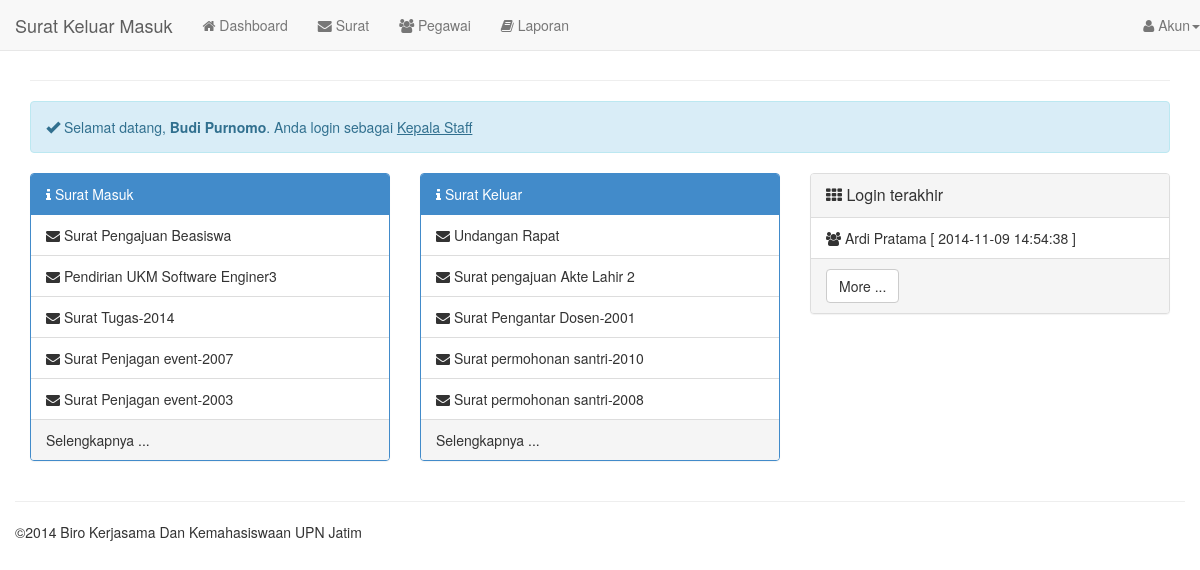
The app's page /?page=dashboard (signed in) with its own data.
### tables this page shows
CREATE TABLE `users` (
  `idusers` varchar(30) NOT NULL DEFAULT '',
  `password` varchar(255) DEFAULT NULL,
  `idbagian` varchar(255) DEFAULT NULL,
  PRIMARY KEY (`idusers`)
);

CREATE TABLE `pegawai` (
  `idpegawai` varchar(30) NOT NULL,
  `nama` varchar(45) DEFAULT NULL,
  `alamat` varchar(45) DEFAULT NULL,
  `kota` varchar(255) DEFAULT NULL,
  `tanggal_lahir` varchar(255) DEFAULT NULL,
  `telepon` varchar(255) DEFAULT NULL,
  `ponsel` varchar(45) DEFAULT NULL,
  `foto` varchar(255) NOT NULL DEFAULT 'nophoto.jpg',
  `delete` varchar(1) NOT NULL DEFAULT '0',
  `created_at` timestamp NULL DEFAULT CURRENT_TIMESTAMP ON UPDATE CURRENT_TIMESTAMP,
  PRIMARY KEY (`idpegawai`)
);

CREATE TABLE `bagian` (
  `idbagian` int(11) NOT NULL AUTO_INCREMENT,
  `keterangan` varchar(255) DEFAULT NULL,
  `deleted` varchar(255) NOT NULL DEFAULT '0',
  PRIMARY KEY (`idbagian`)
);

CREATE TABLE `surat` (
  `idsurat` varchar(30) NOT NULL DEFAULT '' COMMENT 'NO SURAT',
  `jenis_surat` varchar(10) DEFAULT NULL COMMENT 'Masuk / Keluar',
  `tanggal_surat` date DEFAULT NULL COMMENT 'Tanggal yang tertera pada surat',
  `perihal` text,
  `catatan` varchar(255) DEFAULT NULL COMMENT 'Sebagai catatan tambahan untuk memperjelas surat',
  `asal_surat` varchar(45) DEFAULT NULL COMMENT 'asal surat, bisa dari instansi internal atau eksternal',
  `disposisi` varchar(255) DEFAULT NULL COMMENT 'Disposisi surat',
  `kata_kunci` varchar(255) DEFAULT NULL COMMENT 'Kata kunci yang berhubungan dengan surat',
  `delete` varchar(1) DEFAULT '0' COMMENT 'DELETE = status data terdelet, 1 adalah file delete, 2 tidak delete',
  `posting` varchar(255) DEFAULT NULL COMMENT 'Di posting oleh idusers',
  `public` varchar(1) DEFAULT '0' COMMENT 'status, 1=publikasi, 0=private',
  `lampiran` varchar(255) DEFAULT NULL COMMENT 'Lampiran berupa gambar, gambar surat',
  `created_at` timestamp NOT NULL DEFAULT CURRENT_TIMESTAMP ON UPDATE CURRENT_TIMESTAMP COMMENT 'tanggal surat di insert/ update oleh sistem',
  PRIMARY KEY (`idsurat`)
);

### models.php (called while the page is built, shortened)
<?php
function get_login($tampil){
    $aktif=$_SESSION['idusers'];
    $query=mysql_query("select * from users a, pegawai b, bagian c where a.idusers=b.idpegawai and a.idusers='$aktif' and a.idbagian=c.idbagian");
    $data=mysql_fetch_array($query);
    return $data[$tampil];
}
function get_surat_row($jenis='masuk',$limit='5'){
    $query=mysql_query("select * from surat where jenis_surat='$jenis' order by created_at limit $limit");
    return $query;
}
function get_last_login(){
    $query=mysql_query("select * from login_logs a, users b ,pegawai c,bagian d where a.idusers=b.idusers and b.idusers=c.idpegawai and b.idbagian=d.idbagian order by time limit 2");
    return $query;
}
?>

### module/dashboard.php (the view, shortened to what this page needs)
<div class="row clearfix">
    <div class="col-lg-12">
        <div class="alert alert-info">
           <i class="glyphicon glyphicon-ok"></i> Selamat datang, <strong><?= get_login('nama') ?></strong>. Anda login sebagai <ins><?= get_login('keterangan') ?></ins>
        </div>
    </div>
    <div class="col-md-4">
        <div class="panel panel-primary">
            <div class="panel-heading">
                <i class="fa fa-info"></i> Surat Masuk
            </div>
                <ul class="list-group">
                <?php $data=get_surat_row('masuk','5');while($value=mysql_fetch_array($data)){?>
                    <li class="list-group-item"><i class="fa fa-envelope"></i> <?php echo $value['perihal'] ?> </li>
                <?php } ?>
                </ul>
            <div class="panel-footer">
                Selengkapnya ...
            </div>
        </div>
    </div>
    <div class="col-md-4">
        <div class="panel panel-primary">
            <div class="panel-heading">
                <i class="fa fa-info"></i> Surat Keluar
            </div>
                <ul class="list-group">
                    <?php $data=get_surat_row('keluar','5');while($value=mysql_fetch_array($data)){?>
                    <li class="list-group-item"><i class="fa fa-envelope"></i> <?php echo $value['perihal'] ?> </li>
                    <?php } ?>
                </ul>
            <div class="panel-footer">
                Selengkapnya ...
            </div>
        </div>
    </div>
    <div class="col-md-4">
            <div class="panel panel-default">
            <div class="panel-heading">
                <div class="panel-title"><i class="fa fa-th"></i> Login terakhir</div>
            </div>
                <ul class="list-group">
                    <?php $data=get_last_login();while($logs=mysql_fetch_array($data)){?>
                    <li class="list-group-item"><i class="fa fa-users"></i> <?php echo $logs['nama'] ?> [ <?php echo $logs['time']?> ]</li>
                    <?php } ?>
                </ul>
            <div class="panel-footer">
                <button class="btn btn-default">More ...</button>
            </div>
        </div>
    </div>

### records on screen
users: pegawai.nama "Budi Purnomo", idbagian.keterangan "Kepala Staff"
surat: perihal "Surat Pengajuan Beasiswa"
surat: perihal "Pendirian UKM Software Enginer3"
surat: perihal "Surat Tugas-2014"
surat: perihal "Surat Penjagan event-2007"
surat: perihal "Surat Penjagan event-2003"
surat: perihal "Undangan Rapat"
surat: perihal "Surat pengajuan Akte Lahir 2"
surat: perihal "Surat Pengantar Dosen-2001"
surat: perihal "Surat permohonan santri-2010"
surat: perihal "Surat permohonan santri-2008"

### other values on screen
nama_aplikasi "Surat Keluar Masuk"
$logs['nama'] "Ardi Pratama"
$logs['time'] "2014-11-09 14:54:38"
